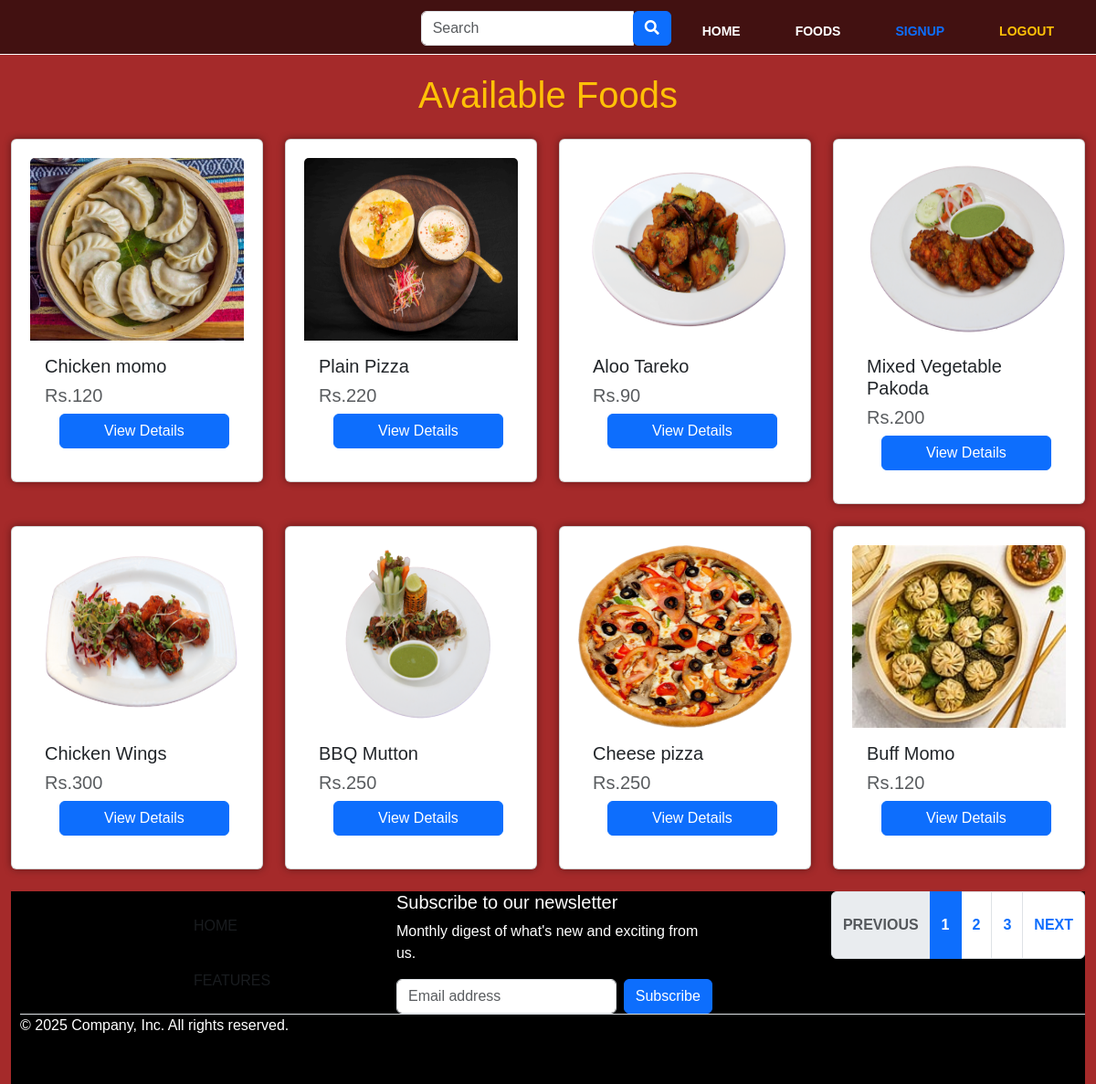
Page /foods/ on the committed database.
### demo_app/models.py (models this page shows, shortened)
class Food(models.Model):
	food_name=models.CharField(max_length=100)
	food_price=models.PositiveIntegerField()
	Food_image=models.FileField(upload_to='static/uploads',null=True)
	food_description=models.TextField()
	created_by=models.CharField(max_length=50)
	category=models.ForeignKey(Category,on_delete=models.CASCADE,null=True)
	is_available = models.BooleanField(default=True)

### userspage/views.py (the view)
# urls.py: path("foods/",views.foods,name='foods'),
def foods(request, category_id=None):
    categories = None
    products = None
    if category_id != None:
        categories = get_object_or_404(Category, slug=category_id)
        products = Food.objects.filter(category=categories, is_available=True)
        paginator = Paginator(products, 1)
        page = request.GET.get('page')
        paged_products = paginator.get_page(page)
        product_count = products.count()
    else:
        products = Food.objects.all().filter(is_available=True).order_by('id')
        paginator = Paginator(products, 8)
        page = request.GET.get('page')
        paged_products = paginator.get_page(page)
        product_count = products.count()
    context = {
        'products': paged_products,
        'product_count': product_count,
    }
    return render(request, 'client/foods.html', context)

### demo_app/context_processors.py (called while the page is built)
def menu_links(request):
    links = Category.objects.all()
    return dict(links=links)

### userspage/templates/client/foods.html (shortened to what this page needs)
{% extends "client/layouts.html" %}
{% load static %}
{% block main_content %}
<div class="container-fluid mt-1">
    <h1 class="text-center text-warning text-bold p-3 block">
        Available Foods
    </h1>
    <div class="row row-cols-1 row-cols-md-4 g-4">
        {% for food in products %}
        <div class="col" data-aos="zoom-out-up">
            <div class="card productss">
                <a href="/fooddetails/{{food.id}}">
                    <img src="/{{food.Food_image}}" class="card-img-top" alt="{{food.food_name}}" style="height: 200px;">
                </a>
                <div class="card-body">
                    <h5 class="card-title">{{food.food_name}}</h5>
                    <h5 class="text-muted">Rs.{{food.food_price}}</h5>
                    <a href="/fooddetails/{{food.id}}" class="btn btn-block btn-primary px-5 ms-3">View Details</a>
                </div>
            </div>
        </div>
        {% empty %}
        <div class="col-12">
            <p class="text-center text-muted">No foods available at the moment.</p>
        </div>
        {% endfor %}
    </div>
    <nav class="mt-4" aria-label="Page navigation sample">
        {% if products.has_other_pages %}
          <ul class="pagination">
            {% if products.has_previous %}
              <li class="page-item"><a class="page-link" href="?page={{products.previous_page_number}}">Previous</a></li>
            {% else %}
              <li class="page-item disabled"><a class="page-link" href="#">Previous</a></li>
            {% endif %}
            {% for i in products.paginator.page_range %}
              {% if products.number == i %}
                <li class="page-item active"><a class="page-link" href="#">{{i}}</a></li>
              {% else %}
                <li class="page-item"><a class="page-link" href="?page={{i}}">{{i}}</a></li>
              {% endif %}
            {% endfor %}
            {% if products.has_next %}
              <li class="page-item"><a class="page-link" href="?page={{products.next_page_number}}">Next</a></li>
            {% else %}
              <li class="page-item disabled"><a class="page-link" href="#">Next</a></li>
            {% endif %}
          </ul>
        {% endif %}
    </nav>
</div>
{% endblock %}

### userspage/templates/client/layouts.html (shortened to what this page needs)
{% load static %}
<!DOCTYPE html>
<html lang="en">
<head>
	<link href="https://cdn.jsdelivr.net/npm/bootstrap@5.3.0/dist/css/bootstrap.min.css" rel="stylesheet"
>
	<link href='https://unpkg.com/boxicons@2.1.4/css/boxicons.min.css' rel='stylesheet'>
	<link rel="stylesheet" href="https://pro.fontawesome.com/releases/v5.10.0/css/all.css"
 />
	<link href="https://unpkg.com/aos@2.3.1/dist/aos.css" rel="stylesheet">
	<link rel="stylesheet" href="{% static 'css/style.css' %}">
</head>
<header class="pt-1 px-1 pb-0 a">
	<div class="container-fluid">
		<nav>
			<ul>
				<li>
					<form action="{% url 'search' %}" class="search mt-2 mx-1" method='GET'>
						<div class="input-group w-100">
						    <input type="text" class="form-control" style="width:60%;" placeholder="Search" name="keyword">
						    <div class="input-group-append">
							<button class="btn btn-primary" type="submit">
							  <i class="fa fa-search"></i>
							</button>
						    </div>
						  </div>
					    </form>
				</li>
				<li><a href="/">Home</a></li>
				<li><a href="/foods">foods</a></li>
				{% if user.is_authenticated %}
				<li><a href="/my-orders">Recommended</a></li>
				<li><a class="text-primary" href="/mycart">mycart</a></li>
				<li><a class="text-info" href="/myorder">myorder</a></li>
				<li><a class="text-warning" href="/logout">logout</a></li>
				{% else %}
				<li><a class="text-primary" href="/register">signup</a></li>
				<li><a class="text-warning" href="/login">logout</a></li>
			</ul>
			{% endif %}
		</nav>
	</div>
</header>
<body>
	<div class="main">
		{% block main_content %}
		{% endblock %}
	</div>
	<div class="container-fluid">
		<footer class=" ">
			<div class="row">
				<div class="col-6 col-md-2 aa">
				</div>
				<div class="col-6 col-md-2 ">
				</div>
				<div class="col-6 col-md-2">
					<ul class="nav flex-column">
						<li class="nav-item"><a href="#" class="nav-link p-0 text-body-secondary">Home</a></li>
						<li class="nav-item"><a href="#" class="nav-link p-0 text-body-secondary">Features</a></li>
					</ul>
				</div>
				<div class="col-md-5 offset-md-1">
					<form>
						<h5>Subscribe to our newsletter</h5>
						<p>Monthly digest of what's new and exciting from us.</p>
						<div class="d-flex flex-column flex-sm-row w-100 gap-2">
							<input id="newsletter1" type="text" class="form-control" placeholder="Email address">
							<button class="btn btn-primary" type="button">Subscribe</button>
						</div>
					</form>
				</div>
			</div>
			<div class="d-flex flex-column flex-sm-row justify-content-between border-top">
				<p>&copy; 2025 Company, Inc. All rights reserved.</p>
				<ul class="list-unstyled d-flex">
					<li class="ms-3"><a class="link-body-emphasis" href="#"></a></li>
					<li class="ms-3"><a class="link-body-emphasis" href="#"><svg class="bi" width="24" height="24">
								<use xlink:href="#instagram" />
							</svg></a></li>
					<li class="ms-3"><a class="link-body-emphasis" href="#"><svg class="bi" width="24" height="24">
								<use xlink:href="#facebook" />
							</svg></a></li>
				</ul>
			</div>
		</footer>
	</div>
</body>
</html>

### static/css/style.css (style rules this page uses)
.productss { padding: 20px; box-shadow: 0 0 9px rgba(0, 0, 0, 0.4); transition: all 1s; }
footer { background-color: black; color: #ffff !important; margin: 10px 0; padding-left: 10px; }

### rows in the picture
Food: Food_image (picture), food_name "Chicken momo", food_price "120"
Food: Food_image (picture), food_name "Plain Pizza", food_price "220"
Food: Food_image (picture), food_name "Aloo Tareko", food_price "90"
Food: Food_image (picture), food_name "Mixed Vegetable Pakoda", food_price "200"
Food: Food_image (picture), food_name "Chicken Wings", food_price "300"
Food: Food_image (picture), food_name "BBQ Mutton", food_price "250"
Food: Food_image (picture), food_name "Cheese pizza", food_price "250"
Food: Food_image (picture), food_name "Buff Momo", food_price "120"

### other values in the picture
{{ i }} "1"
{{ i }} "2" "3"
